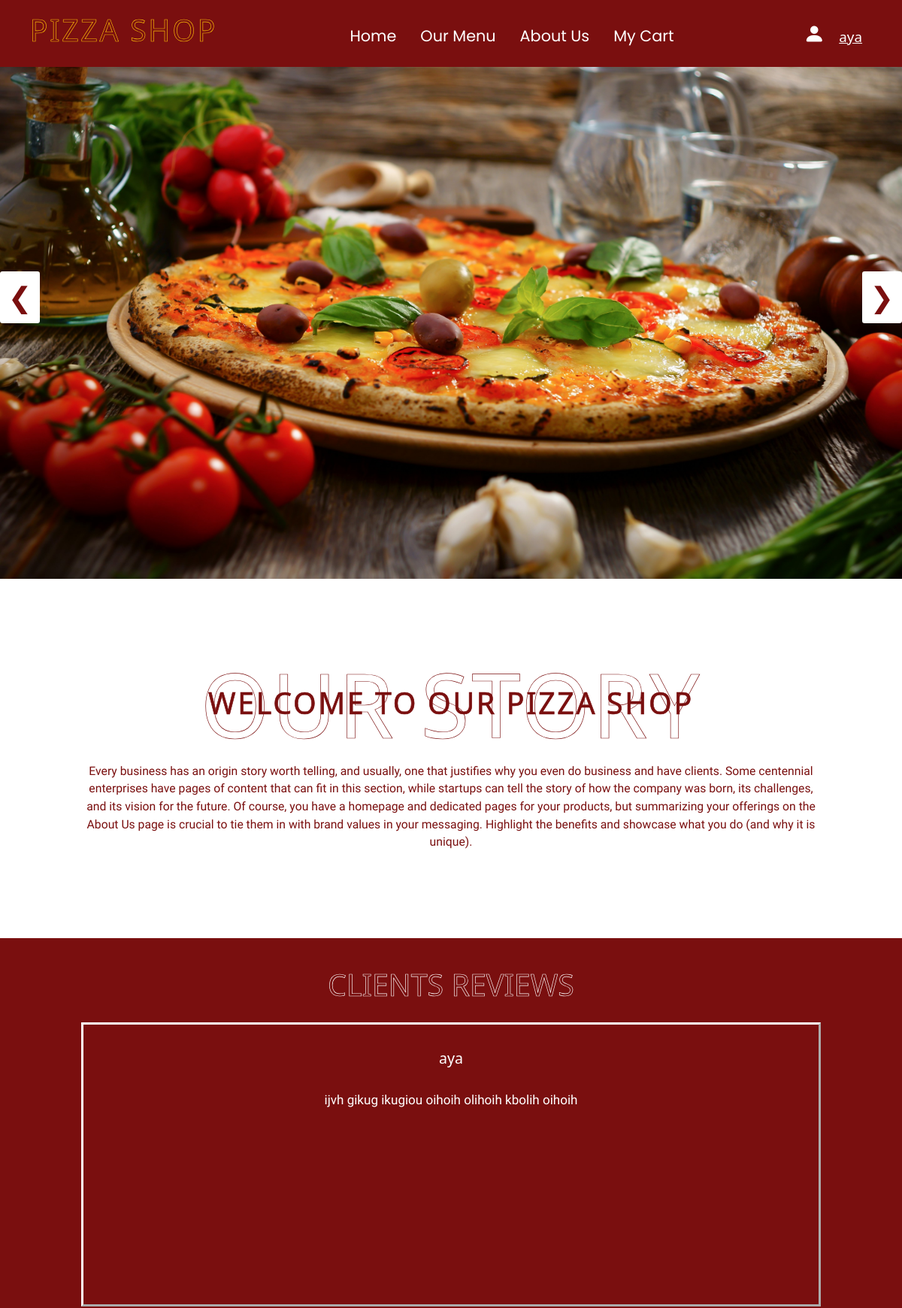
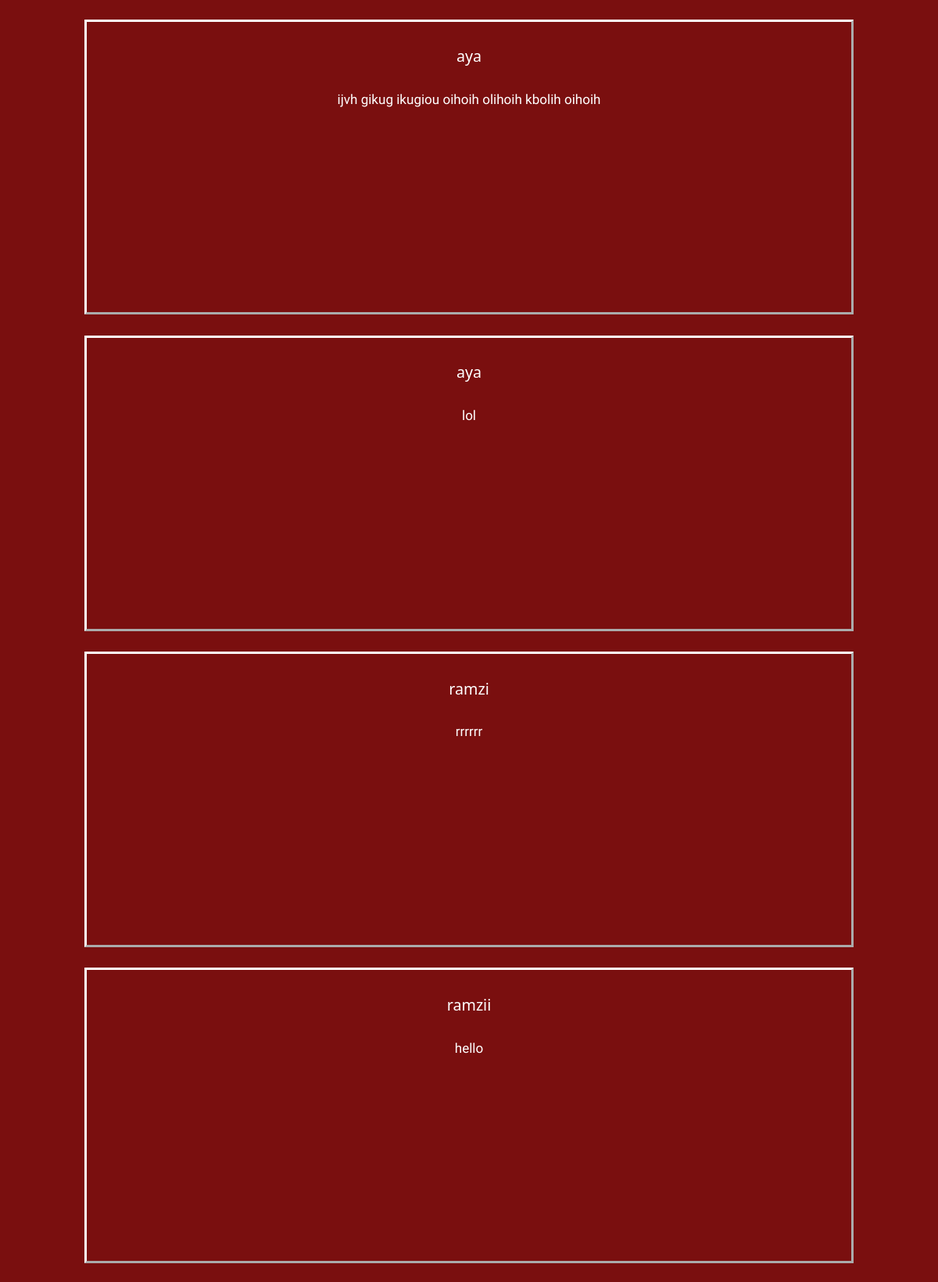
The page / (signed in, upper part) on the database its author committed (2 pictures, top to bottom).
### tables this page shows
CREATE TABLE `reviews` (
  `username` varchar(25) NOT NULL,
  `review_ID` int(11) NOT NULL,
  `review` text NOT NULL
);

### index.php (the view, shortened to what this page needs)
<!DOCTYPE html>
<?php
$get="";
if(isset($_SESSION["username"] )){
    $get=$_SESSION["username"];
}
else {
    $get="";
}
?>
<html>
        <head>
            <link href="https://cdn.jsdelivr.net/npm/bootstrap@5.1.3/dist/css/bootstrap.min.css" rel="stylesheet">
            <link rel="stylesheet" href="https://cdn.jsdelivr.net/npm/bootstrap-icons@1.8.1/font/bootstrap-icons.css">
            <link rel="stylesheet" href="https://cdnjs.cloudflare.com/ajax/libs/font-awesome/5.15.4/css/all.min.css">
            <link rel="stylesheet" href="https://cdn.jsdelivr.net/npm/boxicons@latest/css/boxicons.min.css">
            <link rel="stylesheet" href="https://unpkg.com/swiper@7/swiper-bundle.min.css"/>
            <link href="css/main.css" rel="stylesheet">
            <link href="css/home.css" rel="stylesheet">
        </head>
        <body>
        <nav class="navbar-expand-lg navbar navbar-dark " style="background-color: rgb(122, 15, 15); ">
        <div class="container-xl">
            <a class="navbar-brand nav-item" href="#">
                <p id="STORE_LOGO">PIZZA SHOP</p>
            </a>
            <div class="collapse navbar-collapse" id="navbarCollapse">
            <div class="navbar-nav mx-lg-auto">
                <a class="nav-item nav-link " href="index.php"><p class="nav_p">Home</p></a>
                <a class="nav-item nav-link " href="menu.php"><p class="nav_p">Our Menu</p></a>
                <a class="nav-item nav-link " href="about.php"><p class="nav_p">About Us</p></a>
                <a class="nav-item nav-link " href="ordered.php"><p class="nav_p">My Cart</p></a>
            </div>
            <div class="d-flex align-items-lg-center mt-3 mt-lg-0">
                <a href="signin.php" target="_blank" class="nav-item nav-link " title="Sign In" id="login-btn"><i class="bi bi-person-fill ic"></i><spam class="username"><?php echo $get;?></spam></a>
            </div>
            </div>
        </div>
        </nav>
        <div id="slideshow" style="width: 100%;">
                <img class="main_img" id="img1" src="images/home/big_img1.jpg" >
                <button class="btn button" id="left" >&#10094;</button>
                <button class="btn button" id="right">&#10095;</button>
        </div>
            <br>
        <section id="about" class="about">
            <div id="about_us">
                <h1 class="heading" > OUR STORY <span>Welcome To Our Pizza Shop</span></h1>
                <p class="para">Every business has an origin story worth telling, and usually, one that justifies why you even do business and have clients.
                Some centennial enterprises have pages of content that can fit in this section, while startups can tell the story of how the company was born, its challenges, and its vision for the future.
                Of course, you have a homepage and dedicated pages for your products, but summarizing your offerings on the About Us page is crucial to tie them in with brand values in your messaging.
                Highlight the benefits and showcase what you do (and why it is unique).</p>
            </div>
        </section>
        <section class="reviews" id="reviews">
            <h1 class="Reviews"><span id="heading">clients reviews</span></h1>
            <div class="swiper reviews-slider">
                <div class="swiper-wrapper" id="swiper">
                    <?php
                    $conn = new mysqli('localhost', 'root', '', 'pizza');
                    $sql="SELECT * FROM reviews";
                    $result = $conn->query($sql);
                    if ($result->num_rows> 0) {
                        while($row = $result->fetch_assoc()) {
                            echo "<div class='swiper-slide box' style='height:10cm;'>";
                            echo "<h3>";
                            echo $row["username"];
                            echo "</h3>";
                            echo "<p>";
                            echo $row["review"];
                            echo "</p>";
                            echo "</div>";
                        }
                    }
                    else{
                        $nocom="<h3 style='color:white;text-align:center; width: 100%; border: 1px solid white;padding:1cm; margin:1cm'> NO REVIEWS YET</h3>";
                    }
                    ?>
                </div>
            </div>
        </section>
    </body>
</html>

### css/main.css (style rules this page uses)
.username { color: white; margin-left: 0.5cm; font-size: 0.5cm; text-decoration: underline; }
* { margin: 0; padding: 0; box-sizing: border-box; outline: none; border: none; text-decoration: none; transition: all .2s linear; }
html { font-size: 82%; overflow-x: hidden; scroll-padding-top: 7rem; scroll-behavior: smooth; }
section { margin-bottom: 2rem; padding:2rem 9%; }
.nav_p { font-family: 'Poppins', sans-serif; font-stretch: expanded; font-size: 0.55cm; margin-left: 0.5cm; margin-top: 0.5cm; color: white; }
.ic { color: white; font-size: 28px; margin-left: 0.4cm; }
#STORE_LOGO { font-size: 3rem; text-transform: uppercase; color: transparent; -webkit-text-stroke: .05rem #ffc107; letter-spacing: .2rem; text-align: center; margin-bottom: 0.2cm; }
.heading { font-size: 9rem; text-transform: uppercase; color: transparent; -webkit-text-stroke: .05rem rgb(122, 15, 15); letter-spacing: .2rem; text-align: center; pointer-events: none; position: relative; margin-top: 50px; }
.heading span { position: absolute; top: 50%; left: 50%; transform: translate(-50%, -50%); width: 100%; color: rgb(122, 15, 15); font-size: 3rem; }
.para { color: rgb(122, 15, 15); font-family: "Trirong", serif; text-align: center; padding-bottom: 50px; font-size: 1.2rem; }

### css/home.css (style rules this page uses)
:root { --black: #ffc107; --border: .1rem solid rgba(0,0,0,.1); --border-hover: .1rem solid var(--black); --box-shadow: 0 .5rem 1rem rgba(0,0,0,.1); --red: rgb(122, 15, 15); }
.main_img { width: 100%; height: 18cm; }
#slideshow { position: relative; }
#left { position: absolute; bottom: 50%; left: 0px; }
#right { bottom: 50%; position: absolute; right: 0px; }
.button { background-color: white; color: rgb(122, 15, 15); z-index: 2; font-size: 1cm; }
.reviews .reviews-slider .box { border-color: white; border-style: outset; padding: 2rem; text-align: center; margin: 2rem 0; height: fit-content; }
.reviews .reviews-slider .box h3 { color: white; font-size: 1.5rem; padding: .5rem 0; }
.reviews .reviews-slider .box p { color: white; font-size: 1.3rem; padding: 1rem 0; line-height: 2; font-family: "Trirong", serif; }
.Reviews { padding-top: 1rem; text-align: center; }
#heading { font-size: 3rem; text-transform: uppercase; color: transparent; -webkit-text-stroke: .05rem white; }
.reviews { background-color: var(--red) }

### rows shown on the page
reviews: username "aya", review "ijvh gikug ikugiou oihoih olihoih kbolih oihoih"
reviews: username "aya", review "ijvh gikug ikugiou oihoih olihoih kbolih oihoih"
reviews: username "aya", review "lol"
reviews: username "ramzi", review "rrrrrr"
reviews: username "ramzii", review "hello"

### other values the page prints
$get "aya"
